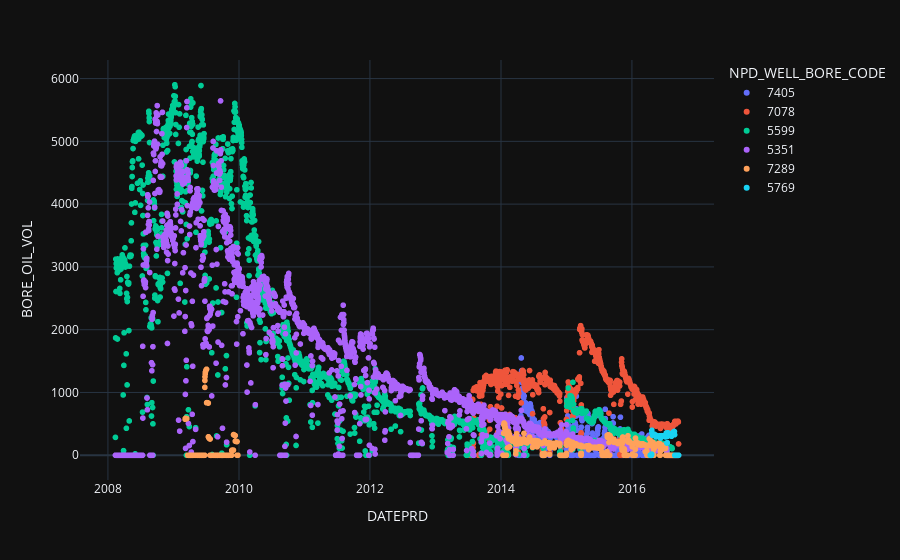

The cell this chart's notebook holds for it:
### Markdown cell above
This time we'll plot the same above data but using "scatter plot" as follow

### Code cell
import plotly.express as px
df_only_op["NPD_WELL_BORE_CODE"] = df_only_op["NPD_WELL_BORE_CODE"].astype(str)

fig = px.scatter(df_only_op, x="DATEPRD", y="BORE_OIL_VOL", color="NPD_WELL_BORE_CODE")
fig.show()

### Figure 1 — Plotly figure (JSON) as saved in the notebook; plotly's stock layout.template omitted (floating-point values rounded to 4 significant figures; data arrays with more than 128 entries replaced by an {"elided": "..."} marker saying what was removed)
{"data": [{"hovertemplate": "NPD_WELL_BORE_CODE=7405<br>DATEPRD=%{x}<br>BORE_OIL_VOL=%{y}<extra></extra>", "legendgroup": "7405", "marker": {"color": "#636efa", "symbol": "circle"}, "mode": "markers", "name": "7405", "showlegend": true, "x": {"elided": "745 str values"}, "xaxis": "x", "y": {"elided": "745 float values"}, "yaxis": "y", "type": "scattergl"}, {"hovertemplate": "NPD_WELL_BORE_CODE=7078<br>DATEPRD=%{x}<br>BORE_OIL_VOL=%{y}<extra></extra>", "legendgroup": "7078", "marker": {"color": "#EF553B", "symbol": "circle"}, "mode": "markers", "name": "7078", "showlegend": true, "x": {"elided": "1165 str values"}, "xaxis": "x", "y": {"elided": "1165 float values"}, "yaxis": "y", "type": "scattergl"}, {"hovertemplate": "NPD_WELL_BORE_CODE=5599<br>DATEPRD=%{x}<br>BORE_OIL_VOL=%{y}<extra></extra>", "legendgroup": "5599", "marker": {"color": "#00cc96", "symbol": "circle"}, "mode": "markers", "name": "5599", "showlegend": true, "x": {"elided": "3056 str values"}, "xaxis": "x", "y": {"elided": "3056 float values"}, "yaxis": "y", "type": "scattergl"}, {"hovertemplate": "NPD_WELL_BORE_CODE=5351<br>DATEPRD=%{x}<br>BORE_OIL_VOL=%{y}<extra></extra>", "legendgroup": "5351", "marker": {"color": "#ab63fa", "symbol": "circle"}, "mode": "markers", "name": "5351", "showlegend": true, "x": {"elided": "3056 str values"}, "xaxis": "x", "y": {"elided": "3056 float values"}, "yaxis": "y", "type": "scattergl"}, {"hovertemplate": "NPD_WELL_BORE_CODE=7289<br>DATEPRD=%{x}<br>BORE_OIL_VOL=%{y}<extra></extra>", "legendgroup": "7289", "marker": {"color": "#FFA15A", "symbol": "circle"}, "mode": "markers", "name": "7289", "showlegend": true, "x": {"elided": "1176 str values"}, "xaxis": "x", "y": {"elided": "1176 float values"}, "yaxis": "y", "type": "scattergl"}, {"hovertemplate": "NPD_WELL_BORE_CODE=5769<br>DATEPRD=%{x}<br>BORE_OIL_VOL=%{y}<extra></extra>", "legendgroup": "5769", "marker": {"color": "#19d3f3", "symbol": "circle"}, "mode": "markers", "name": "5769", "showlegend": true, "x": {"elided": "144 str values"}, "xaxis": "x", "y": {"elided": "144 float values"}, "yaxis": "y", "type": "scattergl"}], "layout": {"xaxis": {"anchor": "y", "domain": [0.0, 1.0], "title": {"text": "DATEPRD"}}, "yaxis": {"anchor": "x", "domain": [0.0, 1.0], "title": {"text": "BORE_OIL_VOL"}}, "legend": {"title": {"text": "NPD_WELL_BORE_CODE"}, "tracegroupgap": 0}, "margin": {"t": 60}}}
